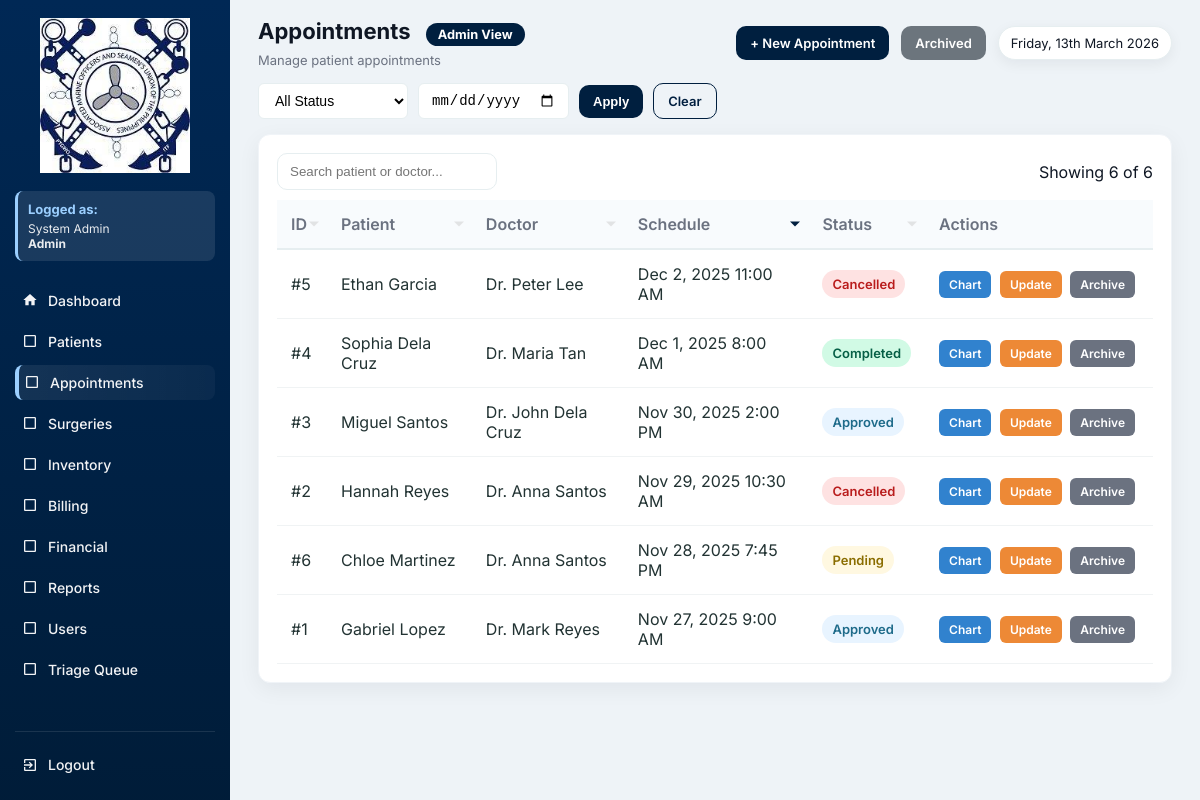
The page /appointments.php (signed in) on the database as committed earlier.
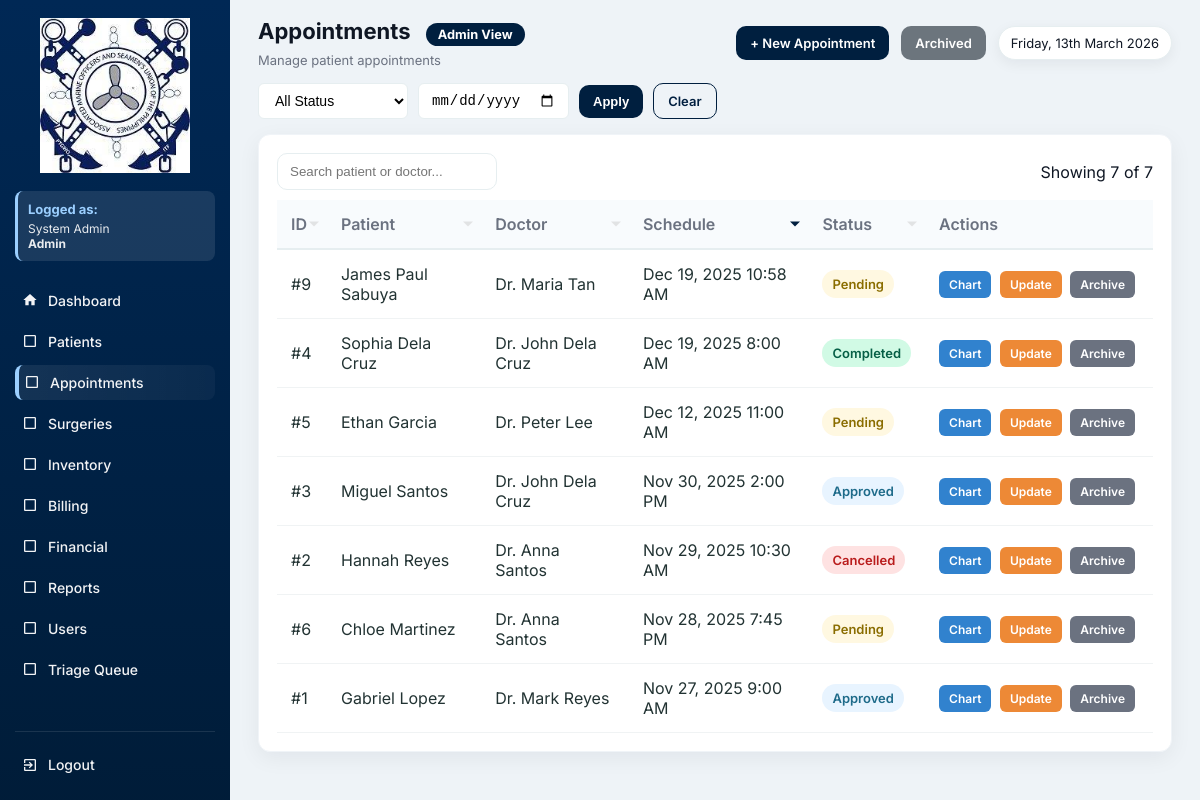
The same page on the database as committed later.
### tables this page shows
CREATE TABLE `appointments` (
  `id` int(11) NOT NULL,
  `patient_id` int(11) DEFAULT NULL,
  `doctor_id` int(11) DEFAULT NULL,
  `schedule_datetime` datetime DEFAULT NULL,
  `status` enum('Pending','Approved','Completed','Cancelled') DEFAULT 'Pending',
  `reason` text DEFAULT NULL,
  `is_archived` tinyint(1) DEFAULT 0,
  `archived_at` datetime DEFAULT NULL,
  `archived_by` int(11) DEFAULT NULL,
  `notes` text DEFAULT NULL,
  `created_at` timestamp NOT NULL DEFAULT current_timestamp()
);

CREATE TABLE `patients` (
  `id` int(11) NOT NULL,
  `patient_code` varchar(20) DEFAULT NULL,
  `first_name` varchar(100) DEFAULT NULL,
  `last_name` varchar(100) DEFAULT NULL,
  `gender` varchar(10) DEFAULT NULL,
  `sex` enum('Male','Female') DEFAULT NULL,
  `birth_date` date DEFAULT NULL,
  `phone` varchar(50) DEFAULT NULL,
  `address` text DEFAULT NULL,
  `guardian` varchar(100) DEFAULT NULL,
  `blood_type` varchar(10) DEFAULT NULL,
  `weight` decimal(5,2) DEFAULT NULL,
  `height` decimal(5,2) DEFAULT NULL,
  `pulse_rate` int(11) DEFAULT NULL,
  `temperature` decimal(4,2) DEFAULT NULL,
  `guardian_name` varchar(150) DEFAULT NULL,
  `created_at` timestamp NOT NULL DEFAULT current_timestamp(),
  `is_archived` tinyint(1) DEFAULT 0,
  `archived_at` datetime DEFAULT NULL,
  `archived_by` int(11) DEFAULT NULL
);

CREATE TABLE `users` (
  `id` int(11) NOT NULL,
  `full_name` varchar(150) DEFAULT NULL,
  `username` varchar(100) DEFAULT NULL,
  `password` varchar(255) DEFAULT NULL,
  `role` enum('Admin','Doctor','Nurse','Staff','Inventory','Billing','SocialWorker') NOT NULL,
  `created_at` timestamp NOT NULL DEFAULT current_timestamp(),
  `is_active` tinyint(1) DEFAULT 1,
  `deactivated_at` datetime DEFAULT NULL
);

### functions.php (called while the page is built, shortened)
<?php
function fetchAll($conn, $sql, $types = null, $params = [])
{
    $stmt = $conn->prepare($sql);
    $stmt->execute();
    $res = $stmt->get_result();
    $rows = $res->fetch_all(MYSQLI_ASSOC);
    return $rows;
}
function fetchOne($conn, $sql, $types = null, $params = [])
{
    $stmt = $conn->prepare($sql);
    $stmt->execute();
    $res = $stmt->get_result();
    $row = $res->fetch_assoc();
    return $row;
}
?>

### appointments.php (the view, shortened to what the changed rows need)
<?php
require 'config.php';
require 'functions.php';
$current_role = $_SESSION['role'] ?? 'Guest';
$current_user_id = $_SESSION['user_id'];
$role_permissions = [
    'Admin' => [
        'dashboard.php' => 'Dashboard',
        'patients.php' => 'Patients',
        'appointments.php' => 'Appointments',
        'surgeries.php' => 'Surgeries',
        'inventory.php' => 'Inventory',
        'billing.php' => 'Billing',
        'financials.php' => 'Financial',
        'reports.php' => 'Reports',
        'users.php' => 'Users',
        'triage_queue.php' => 'Triage Queue'
    ],
    'Doctor' => [
        'dashboard.php' => 'Dashboard',
        'patients.php' => 'Patients',
        'appointments.php' => 'Appointments',
        'surgeries.php' => 'Surgeries',
        'inventory.php' => 'Inventory',
        'reports.php' => 'Reports',
        'triage_queue.php' => 'Triage Queue'
    ],
    'Nurse' => [
        'dashboard.php' => 'Dashboard',
        'patients.php' => 'Patients',
        'appointments.php' => 'Appointments',
        'inventory.php' => 'Inventory',
        'reports.php' => 'Reports',
        'triage_queue.php' => 'Triage Queue'
    ],
    'Staff' => [
        'dashboard.php' => 'Dashboard',
        'patients.php' => 'Patients',
        'appointments.php' => 'Appointments',
        'reports.php' => 'Reports'
    ],
    'Inventory' => [
        'dashboard.php' => 'Dashboard',
        'inventory.php' => 'Inventory',
        'reports.php' => 'Reports'
    ],
    'Billing' => [
        'dashboard.php' => 'Dashboard',
        'billing.php' => 'Billing',
        'financials.php' => 'Financial',
        'reports.php' => 'Reports'
    ],
    'SocialWorker' => [
        'dashboard.php' => 'Dashboard',
        'financials.php' => 'Financial',
        'reports.php' => 'Reports'
    ]
];
$allowed_pages = $role_permissions[$current_role] ?? ['dashboard.php' => 'Dashboard'];
$is_admin = ($current_role === 'Admin');
$show_archived = isset($_GET['show']) && $_GET['show'] === 'archived';
$sort_column = $_GET['sort'] ?? 'schedule';
$sort_order = $_GET['order'] ?? 'desc';
$conditions = [];
if (!$show_archived) {
    $conditions[] = "a.is_archived = 0";
} else {
    $conditions[] = "a.is_archived = 1";
}
$where_clause = 'WHERE ' . implode(' AND ', $conditions);
$total = fetchOne($conn, "SELECT COUNT(*) as total FROM appointments a $where_clause")['total'] ?? 0;
$page = isset($_GET['page']) ? max(1, intval($_GET['page'])) : 1;
$offset = ($page - 1) * 10;
switch ($sort_column) {
    case 'schedule': $order_by = "a.schedule_datetime"; break;
}
$order_by .= " " . strtoupper($sort_order);
$query = "
    SELECT
        a.id, a.schedule_datetime, a.status, a.is_archived,
        p.first_name AS patient_first, p.last_name AS patient_last,
        u.full_name AS doctor_name,
        a.doctor_id
    FROM appointments a
    LEFT JOIN patients p ON a.patient_id = p.id
    LEFT JOIN users u ON a.doctor_id = u.id
    $where_clause
    ORDER BY $order_by
    LIMIT $offset, 10
";
$rows = fetchAll($conn, $query);
?>
<!DOCTYPE html>
<html lang="en">
<head>
</head>
<body>
<div class="app">
  <aside class="sidebar">
    <nav class="menu">
      <a href="dashboard.php" class="menu-item <?= basename($_SERVER['PHP_SELF'])=='dashboard.php'?'active':'' ?>">
        <span class="icon"><svg viewBox="0 0 24 24" fill="currentColor"><path d="M10 20v-6h4v6h5v-8h3L12 3 2 12h3v8z"/></svg></span> Dashboard
      </a>
      <?php foreach($allowed_pages as $page => $label): if($page !== 'dashboard.php'): ?>
        <a href="<?= $page ?>" class="menu-item <?= basename($_SERVER['PHP_SELF'])==$page?'active':'' ?>">
          <span class="icon">
            <?php
            $icons = [
              'patients.php' => '<svg viewBox="0 0 24 24" fill="currentColor"><path d="M12 12c2.21 0 4-1.79 4-4s-1.79-4-4-4-4 1.79-4 4 1.79 4 4 4zm0 2c-2.67 0-8 1.34-8 4v2h16v-2c0-2.66-5.33-4-8-4z"/></svg>',
              'appointments.php' => '<svg viewBox="0 0 24 24" fill="currentColor"><path d="M19 3h-1V1h-2v2H8V1H6v2H5c-1.11 0-1.99.9-1.99 2L3 19c0 1.1.89 2 2 2h14c1.1 0 2-.9 2-2V5c0-1.1-.9-2-2-2zm0 16H5V8h14v11zM7 10h5v5H7z"/></svg>',
              'surgeries.php' => '<svg viewBox="0 0 24 24" fill="currentColor"><path d="M12 2C8.13 2 5 5.13 5 9c0 5.25 7 13 7 13s7-7.75 7-13c0-3.87-3.13-7-7-7zm0 9.5c-1.38 0-2.5-1.12-2.5-2.5s1.12-2.5 2.5-2.5 2.5 1.12 2.5 2.5-1.12 2.5-2.5 2.5z"/></svg>',
              'inventory.php' => '<svg viewBox="0 0 24 24" fill="currentColor"><path d="M20 8h-3V4H7v4H4v14h16V8zM9 6h6v2H9V6zm11 14H4v-9h16v9zm-7-7H8v-2h5v2z"/></svg>',
              'billing.php' => '<svg viewBox="0 0 24 24" fill="currentColor"><path d="M11.8 10.9c-2.27-.59-3-1.2-3-2.15 0-1.09 1.01-1.85 2.7-1.85 1.78 0 2.44.85 2.5 2.1h2.21c-.07-1.72-1.12-3.3-3.21-3.81V3h-3v2.16c-1.94.42-3.5 1.68-3.5 3.61 0 2.31 1.91 3.46 4.7 4.13 2.5.6 3 1.48 3 2.41 0 .69-.49 1.79-2.7 1.79-2.06 0-2.87-.92-2.98-2.1h-2.2c.12 2.19 1.76 3.42 3.68 3.83V21h3v-2.15c1.95-.37 3.5-1.5 3.5-3.55 0-2.84-2.43-3.81-4.7-4.4z"/></svg>',
              'financials.php' => '<svg viewBox="0 0 24 24" fill="currentColor"><path d="M3 13h8V3H3v10zm0 8h8v-6H3v6zm10 0h8V11h-8v10zm0-18v6h8V3h-8z"/></svg>',
              'reports.php' => '<svg viewBox="0 0 24 24" fill="currentColor"><path d="M19 3H5c-1.1 0-2 .9-2 2v14c0 1.1.9 2 2 2h14c1.1 0 2-.9 2-2V5c0-1.1-.9-2-2-2zM9 17H7v-7h2v7zm4 0h-2V7h2v10zm4 0h-2v-4h2v4z"/></svg>',
              'users.php' => '<svg viewBox="0 0 24 24" fill="currentColor"><path d="M16 11c1.66 0 2.99-1.34 2.99-3S17.66 5 16 5c-1.66 0-3 1.34-3 3s1.34 3 3 3zm-8 0c1.66 0 2.99-1.34 2.99-3S9.66 5 8 5C6.34 5 5 6.34 5 8s1.34 3 3 3zm0 2c-2.33 0-7 1.17-7 3.5V19h14v-2.5c0-2.33-4.67-3.5-7-3.5zm8 0c-.29 0-.62.02-.97.05 1.16.84 1.97 1.97 1.97 3.45V19h6v-2.5c0-2.33-4.67-3.5-7-3.5z"/></svg>',
              'triage_queue.php' => '<svg viewBox="0 0 24 24" fill="currentColor"><path d="M12 2C6.48 2 2 6.48 2 12s4.48 10 10 10 10-4.48 10-10S17.52 2 12 2zm-2 15l-5-5 1.41-1.41L10 14.17l7.59-7.59L19 8l-9 9z"/></svg>'
            ];
            echo $icons[$page] ?? '<svg viewBox="0 0 24 24" fill="currentColor"><path d="M19 5v14H5V5h14m0-2H5c-1.1 0-2 .9-2 2v14c0 1.1.9 2 2 2h14c1.1 0 2-.9 2-2V5c0-1.1-.9-2-2-2z"/></svg>';
            ?>
          </span> <?= $label ?>
        </a>
      <?php endif; endforeach; ?>
    </nav>
  </aside>
  <div class="main">
    <div class="topbar">
      <div class="top-left">
        <h1>Appointments <?= $show_archived ? '(Archived)' : '' ?>
          <span class="role-badge role-<?= strtolower($current_role) ?>"><?= htmlspecialchars($current_role) ?> View</span>
        </h1>
      </div>
    </div>
    <div class="table-wrap">
      <div class="table-controls">
        <input type="text" id="searchInput" class="search-input" placeholder="Search patient or doctor...">
        <div class="muted">Showing <span id="rowCount"><?= count($rows) ?></span> of <?= number_format($total) ?></div>
      </div>
      <table id="appointmentsTable">
        <thead>
          <tr>
            <th class="sortable-header <?= $sort_column=='id'?$sort_order:'' ?>" onclick="sortTable('id','<?= $sort_column=='id' && $sort_order=='asc'?'desc':'asc' ?>')">ID</th>
            <th class="sortable-header <?= $sort_column=='patient'?$sort_order:'' ?>" onclick="sortTable('patient','<?= $sort_column=='patient' && $sort_order=='asc'?'desc':'asc' ?>')">Patient</th>
            <th class="sortable-header <?= $sort_column=='doctor'?$sort_order:'' ?>" onclick="sortTable('doctor','<?= $sort_column=='doctor' && $sort_order=='asc'?'desc':'asc' ?>')">Doctor</th>
            <th class="sortable-header <?= $sort_column=='schedule'?$sort_order:'' ?>" onclick="sortTable('schedule','<?= $sort_column=='schedule' && $sort_order=='asc'?'desc':'asc' ?>')">Schedule</th>
            <th class="sortable-header <?= $sort_column=='status'?$sort_order:'' ?>" onclick="sortTable('status','<?= $sort_column=='status' && $sort_order=='asc'?'desc':'asc' ?>')">Status</th>
            <th>Actions</th>
          </tr>
        </thead>
        <tbody>
          <?php if (count($rows) > 0): ?>
            <?php foreach($rows as $r): ?>
              <?php
              $status_class = [
                  'Pending' => 'pending',
                  'Approved' => 'approved',
                  'Completed' => 'completed',
                  'Cancelled' => 'cancelled'
              ][$r['status']] ?? 'pending';
              $schedule = date('M j, Y g:i A', strtotime($r['schedule_datetime']));
              $patient_name = trim(($r['patient_first']??'').' '.($r['patient_last']??''));
              $row_bg = $r['is_archived'] ? 'style="background:rgba(149,165,166,0.1);"' : '';
              $can_edit_status = false;
              if (!$r['is_archived']) {
                  if ($current_role === 'Admin') {
                      $can_edit_status = true;
                  } elseif ($current_role === 'Doctor' && $r['doctor_id'] == $current_user_id) {
                      $can_edit_status = true;
                  } elseif ($current_role === 'Nurse') {
                      $can_edit_status = true;
                  } elseif ($current_role === 'Staff') {
                      $can_edit_status = true;
                  }
              }
              $status_clickable_class = $can_edit_status ? 'editable' : 'not-editable';
              ?>
              <tr data-id="<?= $r['id'] ?>" data-doctor="<?= $r['doctor_id'] ?>" data-status="<?= $r['status'] ?>" <?= $row_bg ?>>
                <td>#<?= $r['id'] ?></td>
                <td><?= htmlspecialchars($patient_name) ?></td>
                <td><?= htmlspecialchars($r['doctor_name'] ?? '') ?></td>
                <td><?= $schedule ?></td>
                <td>
                  <span class="status <?= $status_class ?> <?= $status_clickable_class ?>"
                        data-id="<?= $r['id'] ?>"
                        data-status="<?= $r['status'] ?>"
                        data-doctor="<?= $r['doctor_id'] ?>"
                        data-role="<?= htmlspecialchars($current_role) ?>"
                        onclick="<?= $can_edit_status ? 'openStatusModal(this)' : '' ?>">
                    <?= $r['status'] ?>
                  </span>
                </td>
                <td style="white-space:nowrap;">
                  <a href="appointment_view.php?id=<?= $r['id'] ?>" class="action-btn btn-chart">Chart</a>
                  <?php if (!$r['is_archived'] && $current_role !== 'Doctor'): ?>
                    <a href="appointment_form.php?id=<?= $r['id'] ?>" class="action-btn btn-update">Update</a>
                  <?php endif; ?>
                  <?php if ($is_admin): ?>
                    <?php if (!$r['is_archived']): ?>
                      <a href="appointments.php?archive=<?= $r['id'] ?>" class="action-btn btn-archive" onclick="return confirm('Archive appointment for &quot;<?= htmlspecialchars($patient_name, ENT_QUOTES) ?>&quot;?')">Archive</a>
                    <?php else: ?>
                      <a href="appointments.php?restore=<?= $r['id'] ?>" class="action-btn btn-archive" onclick="return confirm('Restore appointment for &quot;<?= htmlspecialchars($patient_name, ENT_QUOTES) ?>&quot;?')">Restore</a>
                    <?php endif; ?>
                  <?php endif; ?>
                </td>
              </tr>
            <?php endforeach; ?>
          <?php else: ?>
            <tr><td colspan="6" style="text-align:center; padding:30px;">No appointments found.</td></tr>
          <?php endif; ?>
        </tbody>
      </table>
    </div>
  </div>
</div>
</body>
</html>

Rows that differ between the two databases and show on the page:
added appointments: id "9", patient.last_name "James Paul Sabuya", doctor.full_name "Dr. Maria Tan", schedule_datetime "Dec 19, 2025 10:58 AM", status "Pending"
changed appointments "Completed": doctor.full_name "Dr. Maria Tan" → "Dr. John Dela Cruz"; schedule_datetime "Dec 1, 2025 8:00 AM" → "Dec 19, 2025 8:00 AM"; moves up the list
changed appointments "Ethan Garcia": schedule_datetime "Dec 2, 2025 11:00 AM" → "Dec 12, 2025 11:00 AM"; status "Cancelled" → "Pending"
Other text that changed with them:
count($rows): "6" → "7"
$total: "6" → "7"
